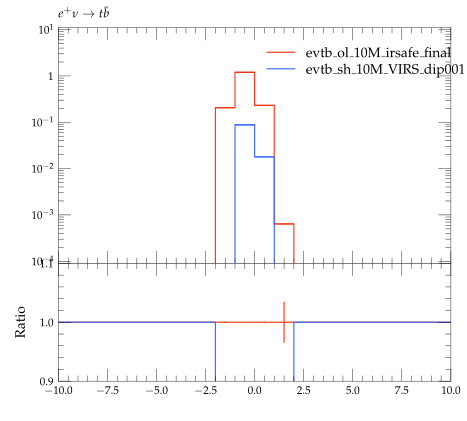

Recreate this plot in Python.
#! /usr/bin/env python

# This Python script was auto-generated using YODA v2.0.0.
# Analysis object: /evtb/inc_t_y
# Timestamp: 16-04-2024 (13:54:45)

import matplotlib as mpl
import matplotlib.pyplot as plt
mpl.use('Agg') # comment out for interactive use
import os
import numpy as np

plotDir = os.path.split(os.path.realpath(__file__))[0]
if 'YODA_USER_PLOT_PATH' in globals():
    plot_outdir = globals()['YODA_USER_PLOT_PATH']
else:
    plot_outdir = plotDir

#plot style
plt.style.use(os.path.join(plotDir, '../default.mplstyle'))
# plot metadata
figW, figH = plt.rcParams['figure.figsize']
ax_xLabel = r''
ax_yLabel = r''
ax_title  = r'$e^+ \nu \to t \bar b$'
ax_xScale = 'linear'
ax_yScale = 'log'
xLims = (-10.0, 10.0)
yLims = (9e-05, 11.0)

# TeX-friendly labels for the legend
labels = [ r"evtb\_ol\_10M\_irsafe\_final", r"evtb\_sh\_10M\_dip001\_irsafe\_final" ]

# Create figure and axis objects
fig, (ax, ratio0_ax) = plt.subplots(2, 1, sharex=True,
                  figsize=(figW,figH), gridspec_kw={'height_ratios': (2, 1)})
ratio0_ax.yaxis.set_major_locator(mpl.ticker.MultipleLocator(0.1))
ratio0_ax.set_ylim(0.9, 1.1)
ratio0_ax.set_ylabel('Ratio')

# LineColor map: curve index -> color
linecolors = {0: '#EE3311', 1: '#3366FF'}
# the numerical data is stored in a separate file
dataf = dict()
prefix = os.path.split(__file__)[0]
if prefix:    prefix = prefix + '/'
exec(open(prefix+'inc_t_y__data.py').read(), dataf)


legend_handles = [] # keep track of handles for the legend

# style options for curves
# starts at zorder>=5 to draw curve on top of legend
styles = {
  'curve0': {
    'color' : linecolors[0],
    'linestyle' : '-',
    'marker' : 'o',
    'zorder' : 5,
    'histstyle' : True,
  },
  'curve1': {
    'color' : linecolors[1],
    'linestyle' : '-',
    'marker' : 'o',
    'zorder' : 6,
    'histstyle' : True,
  },
}
# curve from input yoda files in main panel
for label in dataf['yvals'].keys():
    if all(np.isnan(v) for v in dataf['yvals'][label]):
        continue
    tmp = None
    if styles[label]['histstyle']: # draw as histogram
        tmp, = ax.plot(dataf['xedges'], dataf['yedges'][label],
                       color=styles[label]['color'],
                       linestyle=styles[label]['linestyle'],
                       drawstyle='steps-pre', solid_joinstyle='miter',
                       zorder=styles[label]['zorder'], label=label)
        ax.errorbar(dataf['xpoints'], dataf['yvals'][label], color=styles[label]['color'],
                    xerr=dataf['xerrs'], yerr=[dataf['ydowns'][label], dataf['yups'][label]],
                    linestyle='none', zorder=styles[label]['zorder'])
    else: # draw as scatter
        tmp = ax.errorbar(dataf['xpoints'], dataf['yvals'][label],
                          xerr=dataf['xerrs'],
                          yerr=[ dataf['ydowns'][label],
                          dataf['yups'][label] ],
                          fmt=styles[label]['marker'],
                          ecolor=styles[label]['color'],
                          color=styles[label]['color'], zorder=2)
        tmp[-1][0].set_linestyle(styles[label]['linestyle'])
    legend_handles += [tmp]
    for varLabel in dataf['variation_yvals'].keys():
        if varLabel.startswith(label):
            tmp, = ax.plot(dataf['xedges'], dataf['variation_yvals'][varLabel],
                           color=styles[label]['color'],
                           linestyle=styles[label]['linestyle'],
                           drawstyle='steps-pre', solid_joinstyle='miter',
                           zorder=styles[label]['zorder'], alpha=0.5)


# plots on ratio panel
# curve from input yoda files in ratio panel
for label, yvals in dataf['ratio0_yvals'].items():
    if all(np.isnan(v) for v in yvals):
        continue
    if styles[label]['histstyle']: # plot as histogram
        ratio0_ax.plot(dataf['xedges'], yvals,
                       color=styles[label]['color'],
                       linestyle=styles[label]['linestyle'],
                       drawstyle='steps-pre', zorder=1,
                       solid_joinstyle='miter')
        ratio0_ax.vlines(dataf['xpoints'],
                         dataf['ratio0_ymin'][label],
                         dataf['ratio0_ymax'][label],
                         color=styles[label]['color'], zorder=1)
    else: # plot as scatter
        tmp = ratio0_ax.errorbar(dataf['xpoints'],
                                 yvals, xerr=dataf['xerrs'],
                                 yerr=dataf['ratio0_yerrs'][label],
                                 fmt=styles[label]['marker'],
                                 ecolor=styles[label]['color'],
                                 color=styles[label]['color'])
        tmp[-1][0].set_linestyle(styles[label]['linestyle'])

    for varlabel in dataf['ratio0_variation_vals'].keys():
        if varlabel.startswith(label):
            ratio0_ax.plot(dataf['xedges'],
                            dataf['ratio0_variation_vals'][varlabel],
                            color=styles[label]['color'],
                            linestyle=styles[label]['linestyle'],
                            drawstyle='steps-pre', solid_joinstyle='miter',
                            zorder=1, alpha=0.5)

legend_pos = (0.5, 0.97)
ax.legend(legend_handles, labels, loc='upper left', bbox_to_anchor=legend_pos)

# set plot metadata as defined above
ratio0_ax.set_xlabel(ax_xLabel)
ratio0_ax.xaxis.set_label_coords(1., -.15)
ax.set_ylabel(ax_yLabel, loc='top')
ax.set_title(ax_title, loc='left')
ax.set_xscale(ax_xScale)
ax.set_yscale(ax_yScale)
ax.set_xlim(xLims)
ax.set_ylim(yLims)

# tick formatting
plt.rcParams['xtick.top'] = True
plt.rcParams['ytick.right'] = True
ax.yaxis.set_major_locator(mpl.ticker.LogLocator(base=10.0, numticks=np.inf))
ax.yaxis.set_minor_locator(mpl.ticker.LogLocator(
                           base=10.0, subs=np.arange(0.1, 1, 0.1), numticks=np.inf))
fig.align_ylabels((ax, ratio0_ax))
plt.savefig(os.path.join(plot_outdir, 'inc_t_y.pdf'), format='PDF')
plt.savefig(os.path.join(plot_outdir, 'inc_t_y.png'), format='PNG')

plt.close(fig)
